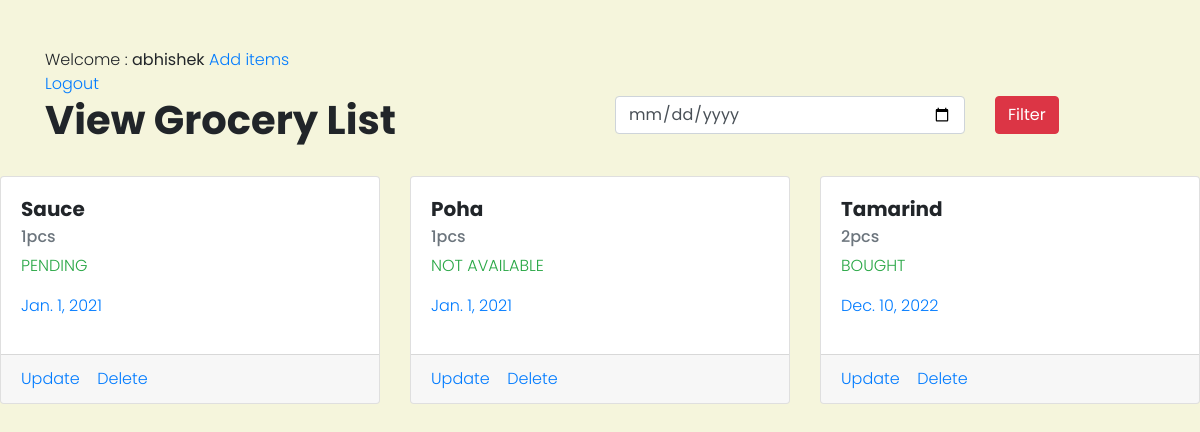
Screenshot of / (signed in) with the database file from the repository.
### grocerybag/models.py (models this page shows, shortened)
class Items(models.Model):
    user = models.ForeignKey(User, on_delete=models.CASCADE, related_name='items')
    name = models.CharField(max_length=50)
    quantity = models.CharField(max_length=20)
    status = models.CharField(choices=CHOICE, max_length=40)
    date = models.DateField()

### grocerybag/views.py (the view)
# urls.py: path('', views.itemlist, name='itemlist'),
@login_required(login_url='signin')
def itemlist(request):
    users = request.user.items.all()
    return render(request, "index.html", {'users': users})

### grocerybag/templates/index.html (shortened to what this page needs)
<html>{% load static %}
    <head>
        <link rel="stylesheet" href="https://maxcdn.bootstrapcdn.com/bootstrap/4.4.1/css/bootstrap.min.css">
        <link rel="stylesheet" href="{% static 'css/style.css' %}">
    </head>
    <body>
        <div class="container mt-5">
            <nav>
                {% if user.is_authenticated %}
                Welcome : <strong>{{request.user}}</strong>
                <a href="{% url 'additem' %}">Add items</a><br>
                <a href="{% url 'signout' %}"> Logout</a>
                {% else %}
                <a href="{% url 'signup' %}">Sign Up</a>
                <a href="{% url 'signin' %}">Sign In</a>
                {% endif %}
            </nav>
            <div class="row">
                <div class="col-lg-6">
                    <h1>View Grocery List</h1>
                </div>
                <div class="col-lg-6 float-right">
                    <form method="GET" action="{% url 'filteritem' %}">
                    <div class="row">
                        <div class="col-lg-8">
                            <input name="query" type="date" class="form-control">
                        </div>
                        <div class="col-lg-4">
                            <button type="submit" class="btn btn-danger" value="filter">Filter</button>
                        </div>
                    </div>
                        </form>
                    </div>
                </div>
            </div>
            <div class="row mt-4">
                {% for it in users %}
                <div class="col-lg-4">
                    <div class="card">
                        <div class="card-body">
                          <h5 class="card-title">{{it.name}}</h5>
                          <h6 class="card-subtitle mb-2 text-muted">{{it.quantity}}</h6>
                          <p class="text-success">{{it.status}}</p>
                          <p class="text-primary">{{it.date}}</p>
                        </div>
                        <div class="card-footer">
                        <a href="{% url 'updateitem' it.pk %}">Update</a>&nbsp;&nbsp;&nbsp;
                        <a href="{% url 'deleteitem' it.pk %}">Delete</a>
                        </div>
                    </div>
                </div>
                {% endfor %}
            </div>
    </body>
</html>

### grocerybag/static/css/style.css (style rules this page uses)
body { font-family: 'Poppins', sans-serif; font-weight: 300; background-color: beige; }
h1, h2, h3, h4, h5 { font-family: 'Poppins', sans-serif; font-weight: 700; }

### rows the page displays
Items: name "Sauce", quantity "1pcs", status "PENDING", date "Jan. 1, 2021"
Items: name "Poha", quantity "1pcs", status "NOT AVAILABLE", date "Jan. 1, 2021"
Items: name "Tamarind", quantity "2pcs", status "BOUGHT", date "Dec. 10, 2022"

### other values shown
{{ request.user }} "abhishek"
